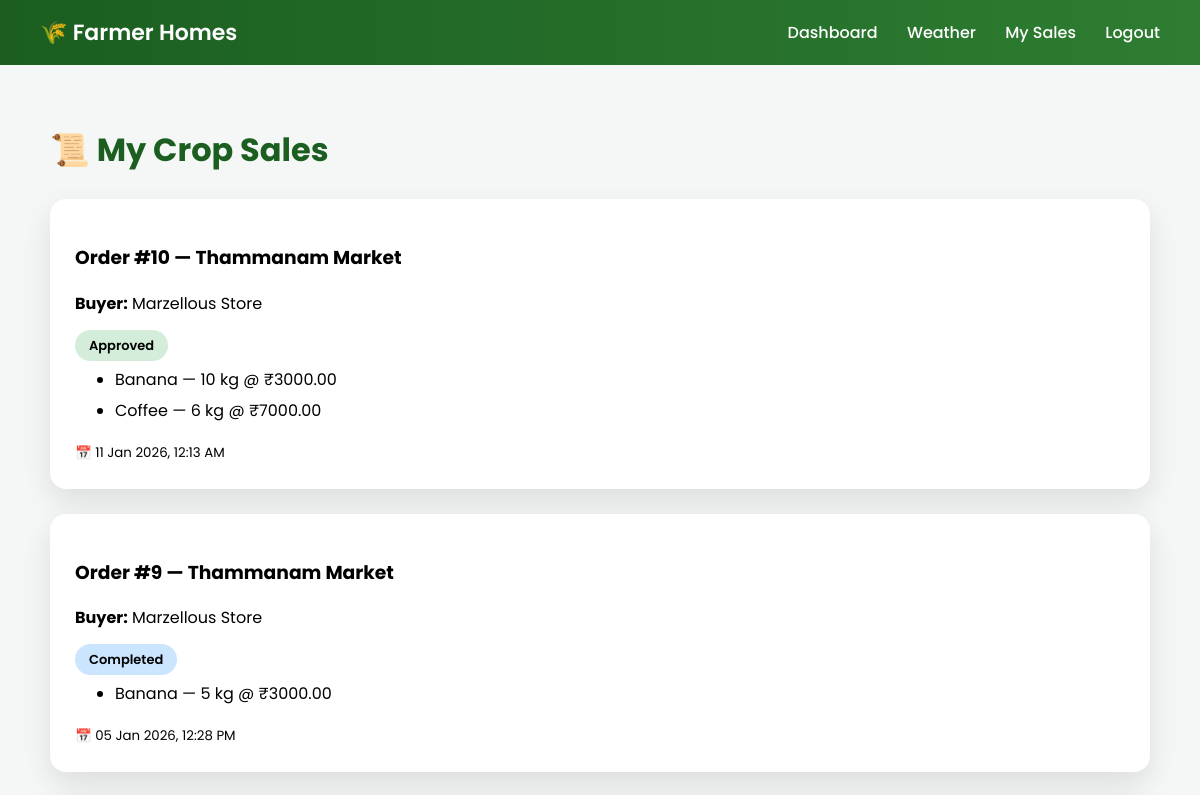
/trading/farmer/orders/ (signed in, upper part), run on an earlier commit of the app's database.
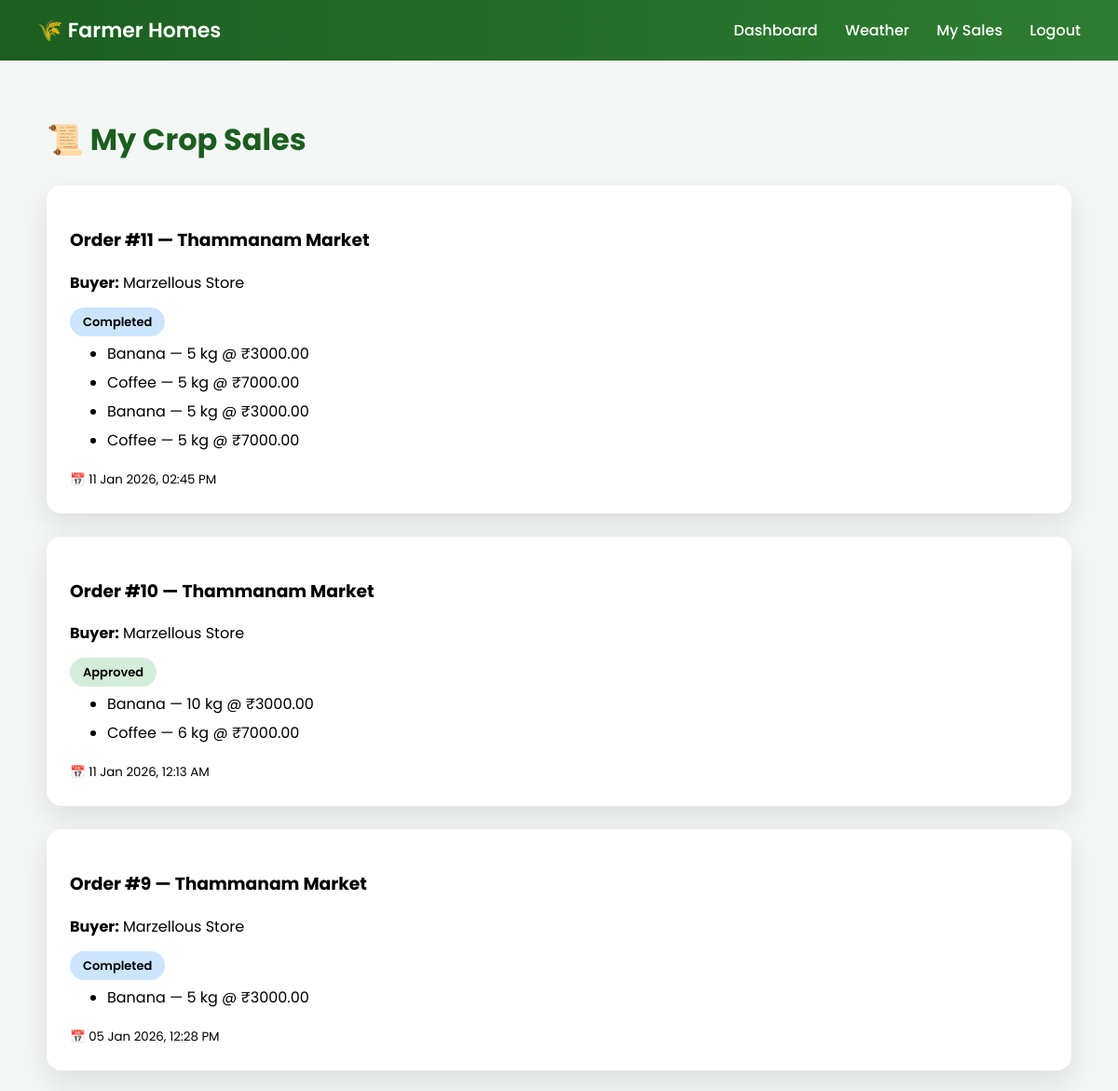
And on a later commit of the database.
### trading/models.py (models this page shows, shortened)
class MarketSellOrder(models.Model):
    farmer = models.ForeignKey(
        FarmerProfile,
        on_delete=models.CASCADE
    )
    buyer = models.ForeignKey(
        BuyerProfile,
        on_delete=models.CASCADE
    )
    market = models.ForeignKey(
        Market,
        on_delete=models.CASCADE
    )
    status = models.CharField(
        max_length=20,
        choices=(
            ("pending", "Pending"),
            ("approved", "Approved"),
            ("completed", "Completed"),
            ("rejected", "Rejected"),
        ),
        default="pending"
    )
    qr_code = models.ImageField(
        upload_to="qr_codes/",
        null=True,
        blank=True
    )
    created_at = models.DateTimeField(auto_now_add=True)

class MarketSellOrderItem(models.Model):
    order = models.ForeignKey(
        MarketSellOrder,
        on_delete=models.CASCADE,
        related_name="items"
    )
    product = models.ForeignKey(Product, on_delete=models.CASCADE)
    price_per_unit = models.DecimalField(max_digits=8, decimal_places=2)
    quantity = models.PositiveIntegerField()
    unit = models.CharField(max_length=20)

### markets/models.py (models this page shows, shortened)
class Market(models.Model):
    name = models.CharField(max_length=200)
    address = models.TextField()
    village = models.CharField(max_length=100)
    district = models.CharField(max_length=100)
    state = models.CharField(max_length=100)
    latitude = models.DecimalField(max_digits=9, decimal_places=6)
    longitude = models.DecimalField(max_digits=9, decimal_places=6)
    is_active = models.BooleanField(default=True)
    created_at = models.DateTimeField(auto_now_add=True)

### farmersaccapp/models.py (models this page shows, shortened)
class BuyerProfile(models.Model):
    user = models.OneToOneField(
        AllUser,
        on_delete=models.CASCADE,
        related_name='buyer_profile'
    )
    business_name = models.CharField(max_length=150, blank=True, null=True)
    gst_number = models.CharField(max_length=30, blank=True, null=True)
    is_exporter = models.BooleanField(default=False)

### products/models.py (models this page shows, shortened)
class Product(models.Model):
    SEASON_CHOICES = [
        ('Kharif', 'Kharif'),
        ('Rabi', 'Rabi'),
        ('Zaid', 'Zaid'),
        ('All', 'All Seasons'),
    ]
    name = models.CharField(max_length=120)
    category = models.ForeignKey(
        ProductCategory,
        on_delete=models.CASCADE,
        related_name="products"
    )
    season = models.CharField(
        max_length=20,
        choices=SEASON_CHOICES,
        default="All"
    )
    product_type = models.CharField(
        max_length=100,
        help_text="Hybrid, Organic, BT, Equipment Type"
    )
    description = models.TextField()
    image = models.ImageField(upload_to="products/", blank=True, null=True)
    price = models.DecimalField(
        max_digits=8,
        decimal_places=2,
        blank=True,
        null=True
    )
    is_active = models.BooleanField(default=True)
    created_at = models.DateTimeField(auto_now_add=True)

### farmersaccapp/decorators.py (the view)
    def wrapper(request, *args, **kwargs):
        user_id = request.session.get("user_id")
        if not user_id:
            return redirect("login")
        user = AllUser.objects.get(id=user_id)
        if user.role != "farmer":
            return redirect("login")
        request.current_user = user   # 🔥 attach once
        return view_func(request, *args, **kwargs)

### trading/views.py (called while the page is built)
@farmer_required
def farmer_order_history(request):
    farmer = request.current_user.farmer_profile
    orders = (
        MarketSellOrder.objects
        .filter(farmer=farmer)
        .select_related("buyer", "market")
        .prefetch_related("items")
        .order_by("-created_at")
    )
    return render(request, "trading/farmer_order_history.html", {
        "orders": orders
    })

### templates/trading/farmer_order_history.html (shortened to what this page needs)
{% load tz %}
<!DOCTYPE html>
<html lang="en">
<head>
</head>
<body>
    <div class="navbar">
        <div class="logo">🌾 Farmer Homes</div>
        <div class="nav-links">
            <a href="{% url 'user_dashboard' %}">Dashboard</a>
            <a href="{% url 'farmer_weather' %}">Weather</a>
            <a href="{% url 'farmer_order_history' %}">My Sales</a>
            <a href="{% url 'logout' %}">Logout</a>
        </div>
    </div>
    <div class="container">
        <h1>📜 My Crop Sales</h1>
        {% for order in orders %}
        <div class="card">
            <h3>Order #{{ order.id }} — {{ order.market.name }}</h3>
            <p><strong>Buyer:</strong> {{ order.buyer.business_name }}</p>
            <span class="status {{ order.status }}">{{ order.status|title }}</span>
            <ul>
                {% for item in order.items.all %}
                <li>{{ item.product.name }} — {{ item.quantity }} {{ item.unit }} @ ₹{{ item.price_per_unit }}</li>
                {% endfor %}
            </ul>
            <small>📅 {{ order.created_at|localtime|date:"d M Y, h:i A" }}</small>
        </div>
        {% empty %}
        <p>No orders yet.</p>
        {% endfor %}
    </div>
</body>
</html>

What changed in the data, as far as the page shows it:
added MarketSellOrder: id "11", market.name "Thammanam Market", buyer.business_name "Marzellous Store", status "Completed", created_at "11 Jan 2026, 02:45 PM"
added MarketSellOrderItem: product.name "Banana", quantity "5", unit "kg", price_per_unit "3000.00", shown under "11"
added MarketSellOrderItem: product.name "Coffee", quantity "5", unit "kg", price_per_unit "7000.00", shown under "11"
added MarketSellOrderItem: product.name "Banana", quantity "5", unit "kg", price_per_unit "3000.00", shown under "11"
added MarketSellOrderItem: product.name "Coffee", quantity "5", unit "kg", price_per_unit "7000.00", shown under "11"
